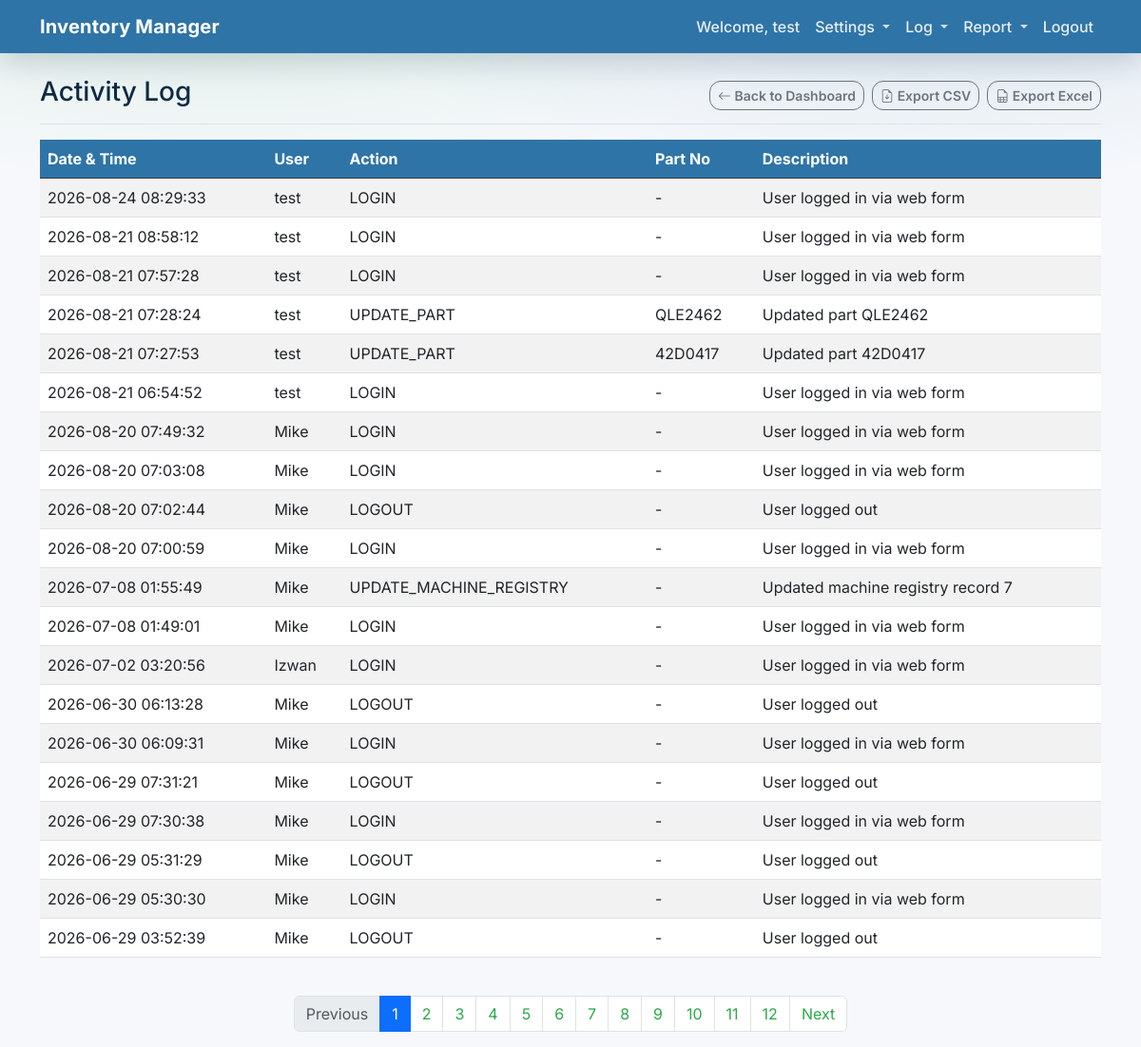
The page /activity-log (signed in) on the database its author committed.
### app/models.py (models this page shows, shortened)
class User(Base):
    __tablename__ = "users"
    id = Column(Integer, primary_key=True, index=True)
    email = Column(String, unique=True, index=True)
    hashed_password = Column(String)
    full_name = Column(String, nullable=True)
    is_active = Column(Boolean, default=True)
    is_admin = Column(Boolean, default=False)

class ActivityLog(Base):
    __tablename__ = "activity_logs"
    id = Column(Integer, primary_key=True, index=True)
    user_id = Column(Integer, ForeignKey("users.id"), nullable=True)
    action = Column(String, index=True)
    part_id = Column(Integer, ForeignKey("sku_parts.id"), nullable=True)
    description = Column(String, nullable=True)
    created_at = Column(DateTime(timezone=True), server_default=func.now())
    user = relationship("User")
    part = relationship("SkuPart")

class SkuPart(Base):
    __tablename__ = "sku_parts"
    id = Column(Integer, primary_key=True, index=True)
    created_at = Column(DateTime(timezone=True), server_default=func.now())
    sku = Column(String, index=True)
    name = Column(String, index=True)
    description = Column(String, nullable=True)
    part_category = Column(String, nullable=True)
    rack_type = Column(String, nullable=True)
    tray_type = Column(String, nullable=True)
    platform = Column(String, nullable=True)
    criticality = Column(String, default="Medium")
    annual_demand = Column(Integer, default=0)
    items = relationship("PartItem", back_populates="sku_part", cascade="all, delete-orphan")
    meta = relationship("SkuPartMeta", back_populates="sku_part", uselist=False, cascade="all, delete-orphan")

### app/main.py (the view)
@app.get("/activity-log", response_class=HTMLResponse)
async def activity_log(
    request: Request,
    page: int = 1,
    limit: int = 20,
    db: Session = Depends(get_db),
):
    user = await auth.get_current_user_from_cookie(request, db)
    if not user:
        return RedirectResponse(url="/login?session_expired=true")
    skip = (page - 1) * limit
    logs, total_count = crud.get_activity_logs(db, skip=skip, limit=limit)
    total_pages = (total_count + limit - 1) // limit
    return templates.TemplateResponse(
        request,
        "activity_log.html",
        {
            "request": request,
            "user": user,
            "logs": logs,
            "page": page,
            "limit": limit,
            "total_pages": total_pages,
            "total_count": total_count,
        },
    )

### app/templates/activity_log.html (shortened to what this page needs)
{% extends "base.html" %}
{% block content %}
<div class="d-flex justify-content-between flex-wrap flex-md-nowrap align-items-center pb-2 mb-3 border-bottom">
    <h2 class="h3">Activity Log</h2>
    <div class="btn-toolbar mb-2 mb-md-0 gap-2">
        <a href="/" class="btn btn-outline-secondary btn-sm">
            <i class="bi bi-arrow-left"></i> Back to Dashboard
        </a>
        <a href="/export/activity-log.csv" class="btn btn-sm btn-outline-secondary">
            <i class="bi bi-file-earmark-arrow-down"></i> Export CSV
        </a>
        <a href="/export/activity-log.xlsx" class="btn btn-sm btn-outline-secondary">
            <i class="bi bi-file-earmark-spreadsheet"></i> Export Excel
        </a>
    </div>
</div>
<div class="table-responsive">
    <table class="table table-striped table-hover align-middle">
        <thead class="table-dark">
            <tr>
                <th scope="col">Date &amp; Time</th>
                <th scope="col">User</th>
                <th scope="col">Action</th>
                <th scope="col">Part No</th>
                <th scope="col">Description</th>
            </tr>
        </thead>
        <tbody>
            {% for log in logs %}
            <tr>
                <td>{{ log.created_at.strftime("%Y-%m-%d %H:%M:%S") if log.created_at else "" }}</td>
                <td>{{ log.user.full_name or log.user.email if log.user else "-" }}</td>
                <td>{{ log.action }}</td>
                <td>{{ log.part.sku if log.part else "-" }}</td>
                <td>{{ log.description or "" }}</td>
            </tr>
            {% else %}
            <tr>
                <td colspan="5" class="text-center py-4 text-muted">
                    No activity recorded yet.
                </td>
            </tr>
            {% endfor %}
        </tbody>
    </table>
</div>
<nav aria-label="Activity log pagination" class="mt-4">
    <ul class="pagination justify-content-center">
        <li class="page-item {% if page == 1 %}disabled{% endif %}">
            <a class="page-link" href="/activity-log?page={{ page - 1 }}&limit={{ limit }}">Previous</a>
        </li>
        {% for p in range(1, total_pages + 1) %}
        <li class="page-item {% if p == page %}active{% endif %}">
            <a class="page-link" href="/activity-log?page={{ p }}&limit={{ limit }}">{{ p }}</a>
        </li>
        {% endfor %}
        <li class="page-item {% if page == total_pages %}disabled{% endif %}">
            <a class="page-link" href="/activity-log?page={{ page + 1 }}&limit={{ limit }}">Next</a>
        </li>
    </ul>
</nav>
{% endblock %}

### app/templates/base.html (shortened to what this page needs)
<!DOCTYPE html>
<html lang="en">
<head>
    <link href="https://cdn.jsdelivr.net/npm/bootstrap@5.3.0/dist/css/bootstrap.min.css" rel="stylesheet">
    <link rel="stylesheet" href="https://cdn.jsdelivr.net/npm/bootstrap-icons@1.11.0/font/bootstrap-icons.css">
    <link rel="stylesheet" href="https://cdn.jsdelivr.net/npm/ag-grid-community/styles/ag-grid.css">
</head>
<body>
    {% block body_content %}
    <nav class="navbar navbar-expand-lg navbar-dark bg-primary mb-4">
        <div class="container">
            <a class="navbar-brand" href="/">Inventory Manager</a>
            <div class="collapse navbar-collapse" id="navbarNav">
                <ul class="navbar-nav ms-auto">
                    {% if user %}
                    <li class="nav-item">
                        <span class="nav-link text-white">Welcome, {{ user.full_name or user.email }}</span>
                    </li>
                    <li class="nav-item dropdown">
                        <a class="nav-link dropdown-toggle" href="#" id="settingsDropdown" role="button" data-bs-toggle="dropdown" aria-expanded="false">
                            Settings
                        </a>
                    </li>
                    <li class="nav-item dropdown">
                        <a class="nav-link dropdown-toggle" href="#" id="logDropdown" role="button" data-bs-toggle="dropdown" aria-expanded="false">
                            Log
                        </a>
                    </li>
                    <li class="nav-item dropdown">
                        <a class="nav-link dropdown-toggle" href="#" id="reportDropdown" role="button" data-bs-toggle="dropdown" aria-expanded="false">
                            Report
                        </a>
                    </li>
                    <li class="nav-item">
                        <a class="nav-link" href="/logout">Logout</a>
                    </li>
                    {% endif %}
                </ul>
            </div>
        </div>
    </nav>
    <div class="container">
        {% block content %}{% endblock %}
    </div>
    {% endblock %}
</body>
</html>

### app/templates/base.html (style rules this page uses)
:root { --bb-navy: #2f74a7; --bb-navy-hover: #275f88; --bb-teal: #2aa84a; --bb-teal-hover: #228a3d; --bb-bg: #f6f8fb; --bb-surface: #ffffff; --bb-border: #e6edf5; --bb-text: #102a43; --bb-muted: #6b7a90; --bs-primary: var(--bb-navy); --bs-link-color: var(--bb-teal); --bs-link-hover-color: var(--bb-teal-hover); --bs-body-font-family: Inter, system-ui, -apple-system, "Segoe UI", Roboto, "Helvetica Neue", Arial, "Noto Sans", "Liberation Sans", sans-serif; }
body { background: radial-gradient(900px 300px at 20% 0%, rgba(42, 168, 74, 0.10), rgba(42, 168, 74, 0.0) 65%), radial-gradient(900px 300px at 80% 0%, rgba(47, 116, 167, 0.12), rgba(47, 116, 167, 0.0) 65%), var(--bb-bg); color: var(--bb-text); }
.navbar.bg-primary { background-color: var(--bb-navy) !important; box-shadow: 0 10px 30px rgba(16, 42, 67, 0.18); }
.navbar-brand { font-weight: 700; letter-spacing: 0.2px; }
.nav-link { font-weight: 500; }
.navbar .nav-link { color: rgba(255, 255, 255, 0.88) !important; }
.navbar .dropdown-toggle::after { opacity: 0.9; }
.btn { border-radius: 12px; font-weight: 600; }
.table-dark { --bs-table-bg: var(--bb-navy); --bs-table-striped-bg: rgba(255, 255, 255, 0.04); --bs-table-striped-color: #ffffff; --bs-table-color: #ffffff; }

### rows shown on the page
User: full_name "test"
ActivityLog: created_at "2026-08-24 08:29:33", user "test", action "LOGIN", part "-", description "User logged in via web form"
ActivityLog: created_at "2026-08-21 08:58:12", user "test", action "LOGIN", part "-", description "User logged in via web form"
ActivityLog: created_at "2026-08-21 07:57:28", user "test", action "LOGIN", part "-", description "User logged in via web form"
ActivityLog: created_at "2026-08-21 07:28:24", user "test", action "UPDATE_PART", part "QLE2462", description "Updated part QLE2462"
ActivityLog: created_at "2026-08-21 07:27:53", user "test", action "UPDATE_PART", part "42D0417", description "Updated part 42D0417"
ActivityLog: created_at "2026-08-21 06:54:52", user "test", action "LOGIN", part "-", description "User logged in via web form"
ActivityLog: created_at "2026-08-20 07:49:32", user "Mike", action "LOGIN", part "-", description "User logged in via web form"
ActivityLog: created_at "2026-08-20 07:03:08", user "Mike", action "LOGIN", part "-", description "User logged in via web form"
ActivityLog: created_at "2026-08-20 07:02:44", user "Mike", action "LOGOUT", part "-", description "User logged out"
ActivityLog: created_at "2026-08-20 07:00:59", user "Mike", action "LOGIN", part "-", description "User logged in via web form"
ActivityLog: created_at "2026-07-08 01:55:49", user "Mike", action "UPDATE_MACHINE_REGISTRY", part "-", description "Updated machine registry record 7"
ActivityLog: created_at "2026-07-08 01:49:01", user "Mike", action "LOGIN", part "-", description "User logged in via web form"
ActivityLog: created_at "2026-07-02 03:20:56", user "Izwan", action "LOGIN", part "-", description "User logged in via web form"
ActivityLog: created_at "2026-06-30 06:13:28", user "Mike", action "LOGOUT", part "-", description "User logged out"
ActivityLog: created_at "2026-06-30 06:09:31", user "Mike", action "LOGIN", part "-", description "User logged in via web form"
ActivityLog: created_at "2026-06-29 07:31:21", user "Mike", action "LOGOUT", part "-", description "User logged out"
ActivityLog: created_at "2026-06-29 07:30:38", user "Mike", action "LOGIN", part "-", description "User logged in via web form"
ActivityLog: created_at "2026-06-29 05:31:29", user "Mike", action "LOGOUT", part "-", description "User logged out"
ActivityLog: created_at "2026-06-29 05:30:30", user "Mike", action "LOGIN", part "-", description "User logged in via web form"
ActivityLog: created_at "2026-06-29 03:52:39", user "Mike", action "LOGOUT", part "-", description "User logged out"

### other values the page prints
{{ p }} "1" "2" "3" "4" "5" "6" "7" "8" "9" "10" "11" "12"
